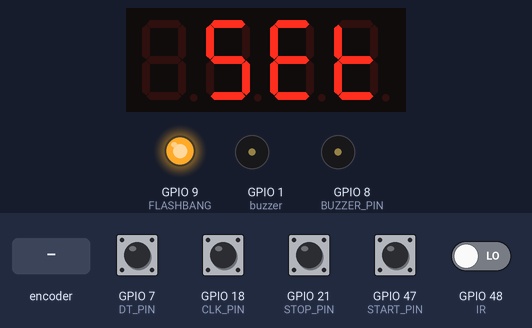
Simulated run of this sketch. Board: ESP32-S3. On the bench: 4-digit seven-segment display, output pins drawn as LEDs (lit = HIGH), buzzer (waves = sounding, pin HIGH). Wiring (inferred from the names in the program): 4-digit 7-segment display, segments lit when HIGH: segments GPIO 15, GPIO 14, GPIO 4, GPIO 5, GPIO 6, GPIO 16, GPIO 17; digit selects GPIO 13, GPIO 10, GPIO 11, GPIO 12. Inputs (shaded band) come from the test bench; at power-on: GPIO 7 (DT_PIN), GPIO 18 (CLK_PIN), GPIO 21 (STOP_PIN), GPIO 47 (START_PIN) HIGH, GPIO 48 (IR) LOW. The segment pins are drawn as the display they are named for; pins used as bus, display or sensor lines are not drawn.

Above: at 1.2 s.
1.3 s: rotary encoder on GPIO 18 (CLK_PIN) / GPIO 7 (DT_PIN) turned 3 steps (first pin leading)
At 2.9 s:
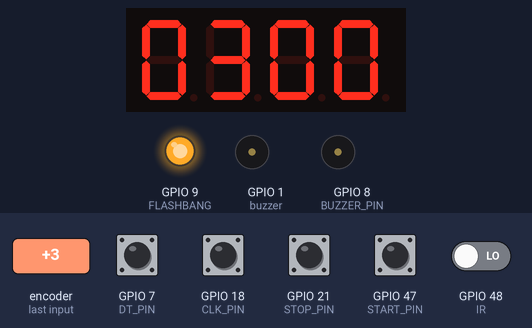
3.4 s: GPIO 47 (START_PIN) pulled LOW for 0.15 s
At 4.4 s:
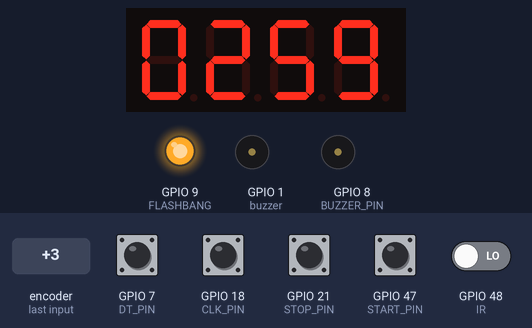
6.5 s: GPIO 48 (IR) driven HIGH
At 7.8 s:
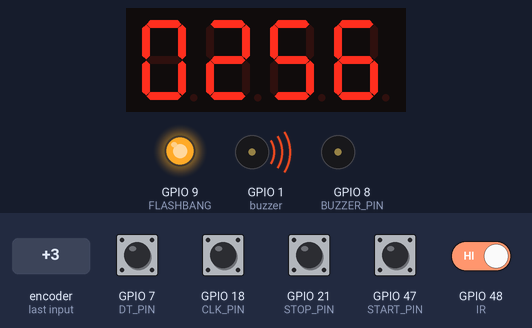
9.5 s: GPIO 21 (STOP_PIN) pulled LOW for 0.15 s
At 10.0 s:
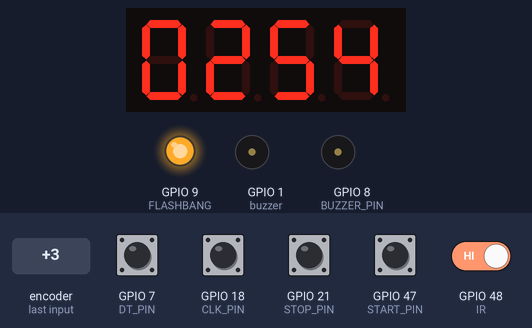
11.1 s: GPIO 47 (START_PIN) pulled LOW for 1 s
At 12.8 s:
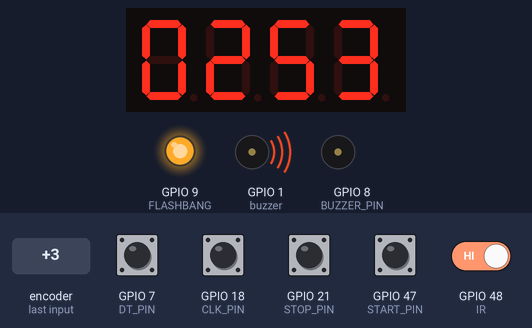
14.5 s: GPIO 21 (STOP_PIN) pulled LOW for 1 s
At 46.7 s:
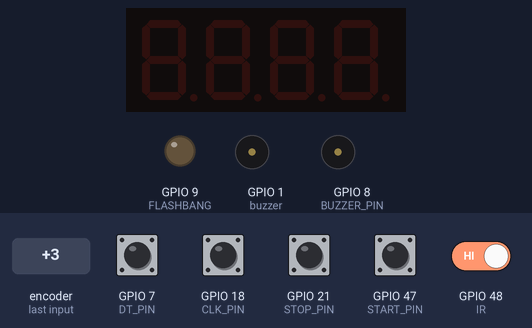
Timing chart, 0 to 47.0 s (numbered marks = the images above; inputs shaded):
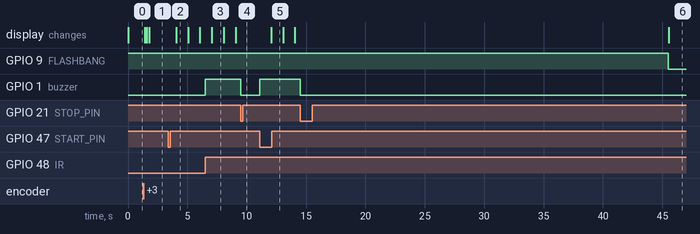

Measured:
- after the input at 1.3 s, the display: first changes after 0.12 s (image 1 shows a later state)
- after the input at 3.4 s, the display: changes after 0.66 s (image 2)
- after the input at 6.5 s, GPIO 1 (buzzer): LOW → HIGH at once
- after the input at 9.5 s, GPIO 1 (buzzer): HIGH → LOW at once
- after the input at 11.1 s, GPIO 1 (buzzer): LOW → HIGH at once; the display: changes after 0.96 s (image 5)
- after the input at 14.5 s, GPIO 9 (FLASHBANG): HIGH → LOW after 31.0 s; GPIO 1 (buzzer): HIGH → LOW at once

The sketch:

usagi.ino
```cpp
// ESP32-S3 4-digit 7-segment countdown timer
// Encoder sets time, start/stop buttons, melody on finish, auto-sleep when idle.

// ---------- Pins ----------
const int SEG_PINS[7]   = {15, 14, 4, 5, 6, 16, 17};  // A, B, C, D, E, F, G
const int DIGIT_PINS[4] = {13, 10, 11, 12};           // left to right
const int START_PIN  = 47;
const int STOP_PIN   = 21;
const int CLK_PIN    = 18;
const int DT_PIN     = 7;
const int BUZZER_PIN = 8;
const int FLASHBANG  = 9;
const int IR         = 48;
const int buzzer     = 1;

// ---------- Settings ----------
const unsigned long STEP     = 60;      // seconds per encoder click (1 for testing)
const unsigned long MAX_TIME = 99 * 60; // max settable time in seconds
const unsigned long SLEEP_MS = 30000;   // idle time before shutdown

// ---------- Segment patterns (bits: A B C D E F G) ----------
const byte DIGITS[10] = {
  0b1111110,  // 0
  0b0110000,  // 1
  0b1101101,  // 2
  0b1111001,  // 3
  0b0110011,  // 4
  0b1011011,  // 5
  0b1011111,  // 6
  0b1110000,  // 7
  0b1111111,  // 8
  0b1111011   // 9
};
const byte LETTER_S = 0b1011011;
const byte LETTER_E = 0b1001111;
const byte LETTER_T = 0b0001111;

// ---------- Melody (quarter note = 154 BPM) ----------
#define NOTE_C5 523
#define NOTE_D5 587
#define NOTE_E5 659
#define NOTE_F5 698
#define NOTE_G5 784
#define NOTE_A5 880
#define REST    0

const int TEMPO_BPM     = 154;
const int WHOLE_NOTE_MS = (60000 / TEMPO_BPM) * 4;

const int melody[] = {
  NOTE_G5, REST, NOTE_G5, NOTE_E5, NOTE_E5, NOTE_A5, NOTE_G5, REST,
  NOTE_F5, NOTE_F5, NOTE_F5, NOTE_F5, NOTE_E5, NOTE_D5, NOTE_C5, REST,
  NOTE_E5, NOTE_D5
};
// 2 = half, 4 = quarter, 8 = eighth
const int noteDurations[] = {
  4, 4, 4, 4, 4, 8, 8, 2,
  8, 8, 8, 4, 8, 8, 8, 4,
  4, 4
};
const int NOTE_COUNT = sizeof(melody) / sizeof(melody[0]);

// Flash 0000 (call repeatedly)
void showFlash() {
  if ((millis() / 500) % 2 == 0) {
    for (int i = 0; i < 4; i++) showDigit(i, DIGITS[0]);
  } else {
    allDigitsOff();
    delay(4);
  }
}

void playMelody() {
  for (int i = 0; i < NOTE_COUNT; i++) {
    int duration = WHOLE_NOTE_MS / noteDurations[i];
    if (melody[i] != REST) tone(BUZZER_PIN, melody[i], duration * 0.9);

    unsigned long endTime = millis() + duration;
    while (millis() < endTime) showFlash();   // keep flashing during the note

    noTone(BUZZER_PIN);
  }
}

// ---------- Display ----------
void allDigitsOff() {
  for (int i = 0; i < 4; i++) digitalWrite(DIGIT_PINS[i], HIGH);
}

// Show one pattern on one digit position (0 = leftmost) for 1 ms
void showDigit(int pos, byte pattern) {
  allDigitsOff();                                   // off first to avoid ghosting
  for (int s = 0; s < 7; s++) {
    digitalWrite(SEG_PINS[s], (pattern >> (6 - s)) & 1);
  }
  digitalWrite(DIGIT_PINS[pos], LOW);               // common-cathode: LOW enables
  delay(1);
}

void showSet() {                                    // "SEt" on digits 2-4
  showDigit(1, LETTER_S);
  showDigit(2, LETTER_E);
  showDigit(3, LETTER_T);
}

void showTime(unsigned long totalSeconds) {         // MM:SS
  int minutes = totalSeconds / 60;
  int seconds = totalSeconds % 60;
  showDigit(0, DIGITS[minutes / 10]);
  showDigit(1, DIGITS[minutes % 10]);
  showDigit(2, DIGITS[seconds / 10]);
  showDigit(3, DIGITS[seconds % 10]);
}

// ---------- State ----------
int startState = HIGH;
int irread = HIGH;
int stopState = HIGH;
int buttonPrev = HIGH;       // HIGH = stopped/paused, LOW = running
int clkState;
int lastClkState;

unsigned long userTime = 0;       // goal time (s)
unsigned long timeClick = 0;      // when start was pressed (s)
unsigned long timeRunning = 0;    // elapsed since start (s)
unsigned long lastActivity = 0;
bool running = false;
bool completed = false;
bool asleep = false;

void resetTimer() {
  userTime = 0;
  timeRunning = 0;
  running = false;
  completed = false;
  buttonPrev = HIGH;
}

void setup() {
  Serial.begin(9600);
  for (int i = 0; i < 7; i++) pinMode(SEG_PINS[i], OUTPUT);
  for (int i = 0; i < 4; i++) pinMode(DIGIT_PINS[i], OUTPUT);
  pinMode(CLK_PIN, INPUT);
  pinMode(DT_PIN, INPUT);
  pinMode(START_PIN, INPUT_PULLUP);
  pinMode(STOP_PIN, INPUT_PULLUP);
  pinMode(BUZZER_PIN, OUTPUT);
  pinMode(FLASHBANG, OUTPUT);
  digitalWrite(FLASHBANG, HIGH);
  lastClkState = digitalRead(CLK_PIN);
  pinMode(IR, INPUT);
  pinMode(buzzer, OUTPUT);

  digitalWrite(buzzer, LOW);
}


void loop() {
  clkState   = digitalRead(CLK_PIN);
  startState = digitalRead(START_PIN);
  stopState  = digitalRead(STOP_PIN);
  irread     = digitalRead(IR);

  bool bothPressed = (startState == LOW && stopState == LOW);

  // Any input counts as activity and wakes everything up
  if (clkState != lastClkState || startState == LOW || stopState == LOW) {
    lastActivity = millis();
    if (asleep) {
      asleep = false;
      digitalWrite(FLASHBANG, HIGH);
    }
  }

  // Idle while stopped (not running, not finished) -> shut down
  if (!asleep && !running && !completed && millis() - lastActivity > SLEEP_MS) {
    asleep = true;
    digitalWrite(FLASHBANG, LOW);
  }

  if (asleep) {
    allDigitsOff();
    lastClkState = clkState;
    return;
  }

  // Both buttons after finishing: reset and play melody
  if (completed && bothPressed) {
    resetTimer();
  }

  // Encoder adjusts time, only while stopped
  if (clkState != lastClkState && clkState == HIGH && !running) {
    if (digitalRead(DT_PIN) != clkState) {          // clockwise: add
      if (userTime < MAX_TIME) userTime += STEP;
    } else {                                        // counter-clockwise: subtract
      if (userTime >= STEP) userTime -= STEP;
    }
  }
  lastClkState = clkState;

  // Start
  if (startState == LOW && stopState == HIGH && buttonPrev == HIGH && userTime > timeRunning) {
    buttonPrev = LOW;
    running = true;
    timeClick = millis() / 1000;
  }

  // Pause
  if (stopState == LOW && startState == HIGH && buttonPrev == LOW && userTime > timeRunning) {
    buttonPrev = HIGH;
    running = false;
    userTime -= timeRunning;
    timeRunning = 0;
  }

  // Both pressed: reset
  if (bothPressed) resetTimer();

  if (running) {timeRunning = millis() / 1000 - timeClick;
    if (irread == HIGH && !completed){
      digitalWrite(buzzer, HIGH);
    } else {
      digitalWrite(buzzer, LOW);
    }
  }

  if (!running){
    digitalWrite(buzzer, LOW);
  }

  // Draw the right thing
  if (!running && userTime == 0) {
    showSet();
  } else if (!running) {
    showTime(userTime);                             // paused
  } else if (userTime > timeRunning) {
    showTime(userTime - timeRunning);               // counting down
  }   else {
    digitalWrite(buzzer, LOW);                                  // time's up
    if (!completed) {
      completed = true;
      playMelody();
    }
    showFlash();
  }
}
```
